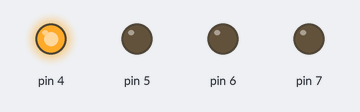
A sketch run on a simulated Arduino Uno, built with avr-gcc and run on an emulated ATmega328P. On the bench: output pins drawn as LEDs (lit = HIGH).

Above: at 0.5 s.
At 2.5 s:
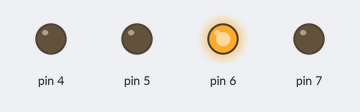
At 3.5 s:
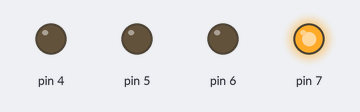
At 5.5 s:
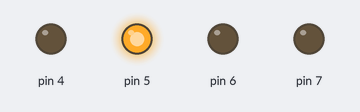
Timing chart, 0 to 7.8 s (numbered marks = the images above):
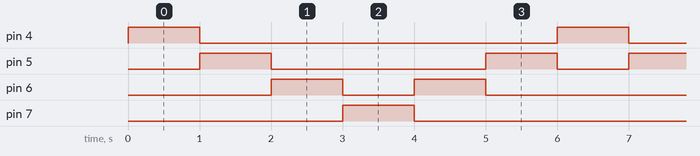

The sketch:

Bouncing_LED.ino
```cpp
void setup() {
  // put your setup code here, to run once:

  pinMode(4, OUTPUT);
  pinMode(5, OUTPUT);
  pinMode(6, OUTPUT);
  pinMode(7, OUTPUT);
}

void loop() {
  // put your main code here, to run repeatedly:
  for (int i = 4; i < 8; i++) {
    digitalWrite(i, 1);
    delay(1000);
    digitalWrite(i, 0);

  }
  for (int j = 6; j > 4; j--) {
    digitalWrite(j, 1);
    delay(1000);
    digitalWrite(j, 0);


  }
}
```

Measured:
- by itself, pin 4, pin 7: alternates HIGH for 1.0 s and LOW for 5.0 s
- by itself, pin 5: repeats every 6.0 s: LOW 3.0 s, HIGH 1.0 s, LOW 1.0 s, HIGH 1.0 s
- by itself, pin 6: repeats every 6.0 s: LOW 1.0 s, HIGH 1.0 s, LOW 3.0 s, HIGH 1.0 s
